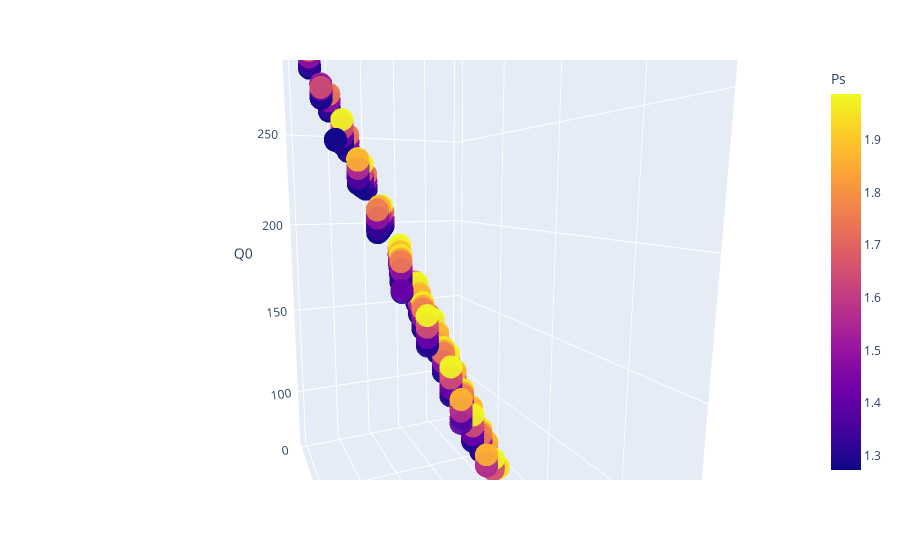

Notebook source saved alongside this figure:
### Code cell
# Визаулизация данных
import plotly.express as px
fig = px.scatter_3d(df5[df5['Ps']<2] , x='N', y='Qт', z='Q0',
              color='Ps',opacity=0.9 )
fig.show()

### Figure 1 — Plotly figure (JSON) as saved in the notebook; plotly's stock layout.template omitted (floating-point values rounded to 4 significant figures; data arrays with more than 128 entries replaced by an {"elided": "..."} marker saying what was removed)
{"data": [{"hovertemplate": "N=%{x}<br>Qт=%{y}<br>Q0=%{z}<br>Ps=%{marker.color}<extra></extra>", "legendgroup": "", "marker": {"color": {"elided": "1749 float values"}, "coloraxis": "coloraxis", "opacity": 0.9, "symbol": "circle"}, "mode": "markers", "name": "", "scene": "scene", "showlegend": false, "type": "scatter3d", "x": {"elided": "1749 int values"}, "y": {"elided": "1749 int values"}, "z": {"elided": "1749 float values"}}], "layout": {"autosize": true, "coloraxis": {"colorbar": {"title": {"text": "Ps"}}, "colorscale": [[0, "#0d0887"], [0.1111, "#46039f"], [0.2222, "#7201a8"], [0.3333, "#9c179e"], [0.4444, "#bd3786"], [0.5556, "#d8576b"], [0.6667, "#ed7953"], [0.7778, "#fb9f3a"], [0.8889, "#fdca26"], [1, "#f0f921"]]}, "legend": {"tracegroupgap": 0}, "margin": {"t": 60}, "scene": {"aspectmode": "auto", "aspectratio": {"x": 0.6313, "y": 1.136, "z": 1.394}, "camera": {"center": {"x": 0, "y": 0, "z": 0}, "eye": {"x": 0.5378, "y": 1.217, "z": 0.2085}, "projection": {"type": "perspective"}, "up": {"x": 0, "y": 0, "z": 1}}, "domain": {"x": [0, 1], "y": [0, 1]}, "xaxis": {"title": {"text": "N"}, "type": "linear"}, "yaxis": {"title": {"text": "Qт"}, "type": "linear"}, "zaxis": {"title": {"text": "Q0"}, "type": "linear"}}}}
